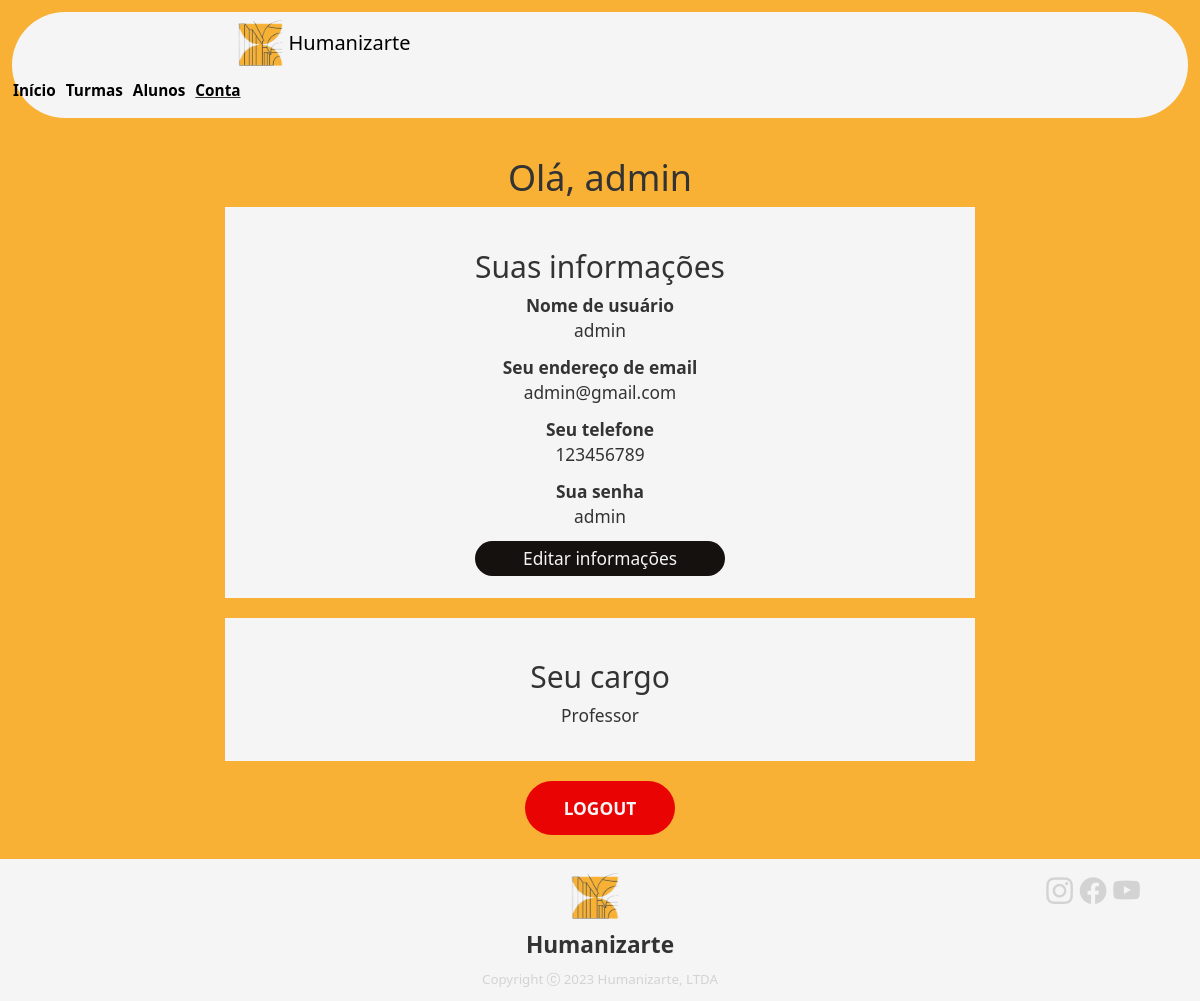
The page /PROFESSOR/conta/conta.php (signed in) on the database its author committed.
### tables this page shows
CREATE TABLE IF NOT EXISTS aluno (
    id_aluno INT NOT NULL AUTO_INCREMENT,
    nome VARCHAR(45) NOT NULL,
    email VARCHAR(45) NOT NULL,
    telefone VARCHAR(45) NOT NULL,
    senha VARCHAR(45) NOT NULL,
    status ENUM('ativado', 'desativado') NOT NULL DEFAULT 'ativado',
    PRIMARY KEY (id_aluno)
);

CREATE TABLE IF NOT EXISTS turma (
    id_turma INT NOT NULL AUTO_INCREMENT,
    nome VARCHAR(45) NOT NULL,
    PRIMARY KEY (id_turma)
);

### PROFESSOR/conta/conta.php (the view, shortened to what this page needs)
<?php
include_once("../conn/sessao_usuarios.php");
include_once '../conn/auth.php';
$userID = isset($_SESSION['userID']) ? $_SESSION['userID'] : null;
$user_id = $userID;
$sql = "SELECT nome, email, telefone, senha FROM aluno WHERE id_aluno = :user_id";
try {
  $stmt = $pdo->prepare($sql);
  $stmt->bindParam(':user_id', $user_id, PDO::PARAM_INT);
  $stmt->execute();
  $user = $stmt->fetch(PDO::FETCH_ASSOC);
} catch (PDOException $e) {
}
?>
<!DOCTYPE html>
<html lang="pt-br">
<head>
  <link rel="stylesheet" href="conta.css">
  <link href="https://cdn.jsdelivr.net/npm/bootstrap@5.3.0-alpha2/dist/css/bootstrap.min.css" rel="stylesheet">
  <link rel="stylesheet" href="https://cdn.jsdelivr.net/npm/bootstrap-icons@1.10.3/font/bootstrap-icons.css">
  <link href="https://cdnjs.cloudflare.com/ajax/libs/font-awesome/4.7.0/css/font-awesome.min.css" rel="stylesheet" />
  <link rel="stylesheet" href="https://maxcdn.bootstrapcdn.com/bootstrap/3.4.1/css/bootstrap.min.css">
</head>
<body>
<div class="navbar">
  <a class="navbar-logo" href="conta.php" style="color: black; text-decoration: none; font-size: 15pt;">
    <img src="../alunos/imagens/logo.png" width="50px" height="50px">
    Humanizarte
  </a>
  <nav class="lista-menu">
    <ul class="menu-items">
      <li><a href="../index/index.php">Início</a></li>
      <li><a href="../suas turmas/turmas.php">Turmas</a></li>
      <li><a href="../alunos/alunos.php">Alunos</a></li>
      <li id="atual"><a href="../conta/conta.php">Conta</a></li>
    </ul>
  </nav>
</div>
  <div class="center-content">
    <div class="area">
      <h1>Olá, <?php echo htmlspecialchars($user['nome']); ?> </h1>
      <div class="user">
        <h2>Suas informações</h2>
        <div class="campo">
          <p><strong>Nome de usuário</strong></p>
          <p><?php echo htmlspecialchars($user['nome']); ?></p>
        </div>
        <div class="campo">
          <p><strong>Seu endereço de email</strong></p>
          <p><?php echo htmlspecialchars($user['email']); ?></p>
        </div>
        <div class="campo">
          <p><strong>Seu telefone</strong></p>
          <p><?php echo htmlspecialchars($user['telefone']); ?></p>
        </div>
        <div class="campo">
          <p><strong>Sua senha</strong></p>
          <p><?php echo htmlspecialchars($user['senha']); ?></p>
        </div>
        <div class="edit">
          <a href="editarUsuario.php">Editar informações</a>
        </div>
      </div>
      <div class="turmas">
        <h2>Seu cargo</h2>
        <?php
        $sqlTurmas = "SELECT turma.nome FROM turma
                  INNER JOIN aluno_turma ON turma.id_turma = aluno_turma.id_turma
                  WHERE aluno_turma.id_aluno = :user_id";
        try {
          $stmtTurmas = $pdo->prepare($sqlTurmas);
          $stmtTurmas->bindParam(':user_id', $user_id, PDO::PARAM_INT);
          $stmtTurmas->execute();
          while ($row = $stmtTurmas->fetch(PDO::FETCH_ASSOC)) {
            echo "<p>" . htmlspecialchars($row['nome']) . "</p>";
          }
        } catch (PDOException $e) {
        }
        ?>
      </div>
      <div class="logout">
        <a href="logout.php">LOGOUT</a>
      </div>
    </div>
  </div>
  <footer class="rodape">
    <div class="roda-pe">
      <div class="contato">
        <i class="bi bi-instagram" id="ig-icon"></i>
        <i class="bi bi-facebook" id="fb-icon"></i>
        <i class="bi bi-youtube" id="yt-icon"></i>
      </div>
      <img src="../index/imagens/logo.png" alt="Logo da humanizarte" id="logo-roda-pe">
      <h1>Humanizarte</h1>
      <p id="copyright">Copyright <i class="bi bi-c-circle"></i> 2023 Humanizarte, LTDA</p>
    </div>
  </footer>
</body>
</html>

### PROFESSOR/conta/conta.css (style rules this page uses)
* { margin: 0; padding: 0; }
body { background: #F8B134 !important; font-family: system-ui, -apple-system, BlinkMacSystemFont, 'Segoe UI', Roboto, Oxygen, Ubuntu, Cantarell, 'Open Sans', 'Helvetica Neue', sans-serif !important; }
.navbar { background-color: whitesmoke; margin: 1%; border-radius: 100px !important; display: flex; justify-content: space-between; align-items: center; }
.navbar-logo { width: 50px; height: 50px; margin-right: 900px; display: flex; align-items: center; }
.navbar-logo img { margin-right: 5px; }
.lista-menu .menu-items { margin-top: 5%; font-size: 11.5pt; font-weight: bold; display: flex; list-style: none; padding: 0; margin-left: auto; }
.lista-menu .menu-items li { margin-right: 10px; }
.lista-menu .menu-items li a { color: black; text-decoration: none; }
#atual { text-decoration: underline !important; }
.rodape { background-color: whitesmoke; text-align: center; margin-top: 2%; font-size: 10pt; margin-bottom: -2%; }
.roda-pe h1 { font-size: 17pt; font-weight: 600; margin-top: 1%; margin-bottom: 1%; }
.roda-pe #logo-roda-pe { width: 50px; height: 50px; margin-top: 1%; margin-right: -13%; }
.roda-pe #copyright { color: lightgray; font-weight: 500; margin-top: 0; padding-bottom: 1%; }
.roda-pe .contato { float: right; margin: 1% 5% 1% 1%; color: lightgray; font-size: 20pt; }
.center-content { display: flex; flex-direction: column; align-items: center; justify-content: center; height: 100%; width: 100%; }
.area h1 { text-align: center; }
.user, .turmas { text-align: center; margin-bottom: 20px; background-color: whitesmoke; padding: 3% 250px; font-size: 13pt; }
.user { text-align: center; }
.user .campo { margin-bottom: 5%; }
.user .campo p { margin-bottom: 0; }
.user .edit { text-align: center; border-radius: 155px; background-color: #14110f; padding: 2%; }
.user .edit a { color: whitesmoke; text-decoration: none; }
.logout { text-align: center; background-color: #E90303; padding: 2%; font-size: 13pt; width: 20%; margin-left: 40%; border-radius: 155px; font-weight: bold; }
.logout a { color: whitesmoke; text-decoration: none; }

### rows shown on the page
aluno: nome "admin", email "admin@gmail.com", telefone "123456789", senha "admin"
turma: nome "Professor"
